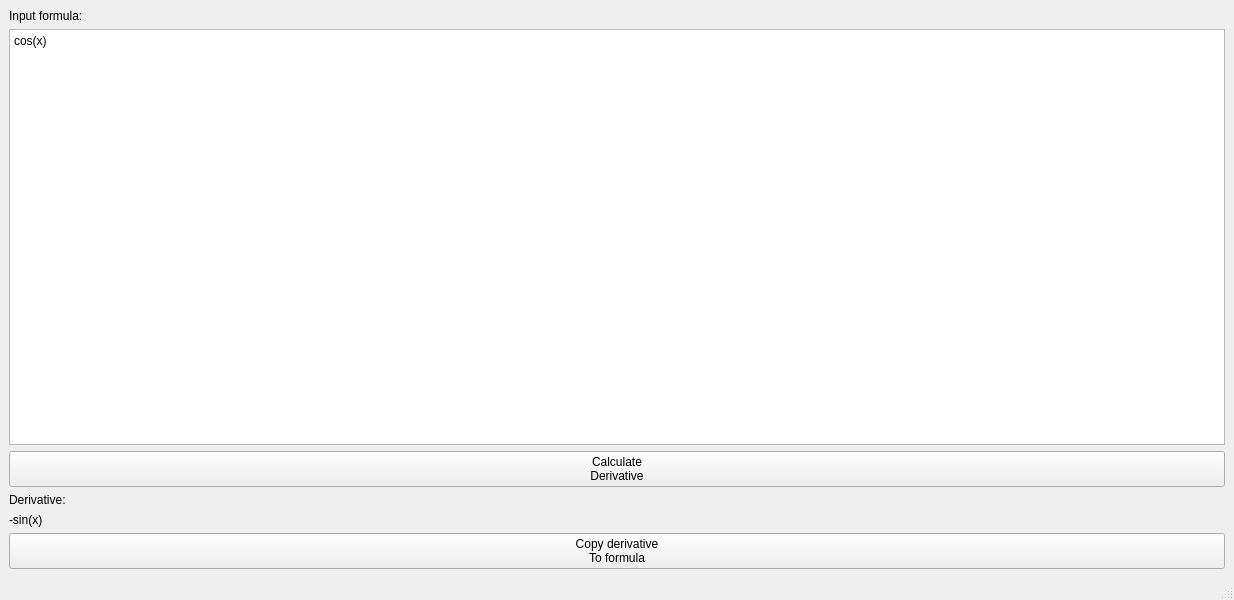
<?xml version="1.0" encoding="UTF-8"?>
<ui version="4.0">
 <class>MainWindow</class>
 <widget class="QMainWindow" name="MainWindow">
  <property name="geometry">
   <rect>
    <x>0</x>
    <y>0</y>
    <width>1234</width>
    <height>600</height>
   </rect>
  </property>
  <property name="windowTitle">
   <string>Derivative app</string>
  </property>
  <property name="windowIcon">
   <iconset>
    <normaloff>../include/icon.ico</normaloff>../include/icon.ico</iconset>
  </property>
  <widget class="QWidget" name="centralwidget">
   <layout class="QVBoxLayout" name="verticalLayout">
    <item>
     <widget class="QLabel" name="fl">
      <property name="text">
       <string>Input formula:</string>
      </property>
     </widget>
    </item>
    <item>
     <widget class="QTextEdit" name="formtext">
      <property name="html">
       <string>&lt;!DOCTYPE HTML PUBLIC &quot;-//W3C//DTD HTML 4.0//EN&quot; &quot;http://www.w3.org/TR/REC-html40/strict.dtd&quot;&gt;
&lt;html&gt;&lt;head&gt;&lt;meta name=&quot;qrichtext&quot; content=&quot;1&quot; /&gt;&lt;meta charset=&quot;utf-8&quot; /&gt;&lt;style type=&quot;text/css&quot;&gt;
p, li { white-space: pre-wrap; }
&lt;/style&gt;&lt;/head&gt;&lt;body style=&quot; font-family:'Segoe UI'; font-size:9pt; font-weight:400; font-style:normal;&quot;&gt;
&lt;p style=&quot; margin-top:0px; margin-bottom:0px; margin-left:0px; margin-right:0px; -qt-block-indent:0; text-indent:0px;&quot;&gt;cos(x)&lt;/p&gt;&lt;/body&gt;&lt;/html&gt;</string>
      </property>
     </widget>
    </item>
    <item>
     <widget class="QPushButton" name="calcderb">
      <property name="text">
       <string>Calculate
Derivative</string>
      </property>
     </widget>
    </item>
    <item>
     <widget class="QLabel" name="derl">
      <property name="text">
       <string>Derivative:</string>
      </property>
     </widget>
    </item>
    <item>
     <widget class="QLabel" name="derfl">
      <property name="text">
       <string>-sin(x)</string>
      </property>
      <property name="wordWrap">
       <bool>true</bool>
      </property>
     </widget>
    </item>
    <item>
     <widget class="QPushButton" name="pushButton">
      <property name="mouseTracking">
       <bool>true</bool>
      </property>
      <property name="text">
       <string>Copy derivative
To formula</string>
      </property>
      <property name="checkable">
       <bool>false</bool>
      </property>
      <property name="checked">
       <bool>false</bool>
      </property>
      <property name="flat">
       <bool>false</bool>
      </property>
     </widget>
    </item>
   </layout>
  </widget>
  <widget class="QMenuBar" name="menubar">
   <property name="geometry">
    <rect>
     <x>0</x>
     <y>0</y>
     <width>1234</width>
     <height>21</height>
    </rect>
   </property>
  </widget>
  <widget class="QStatusBar" name="statusbar"/>
 </widget>
 <resources/>
 <connections/>
</ui>
